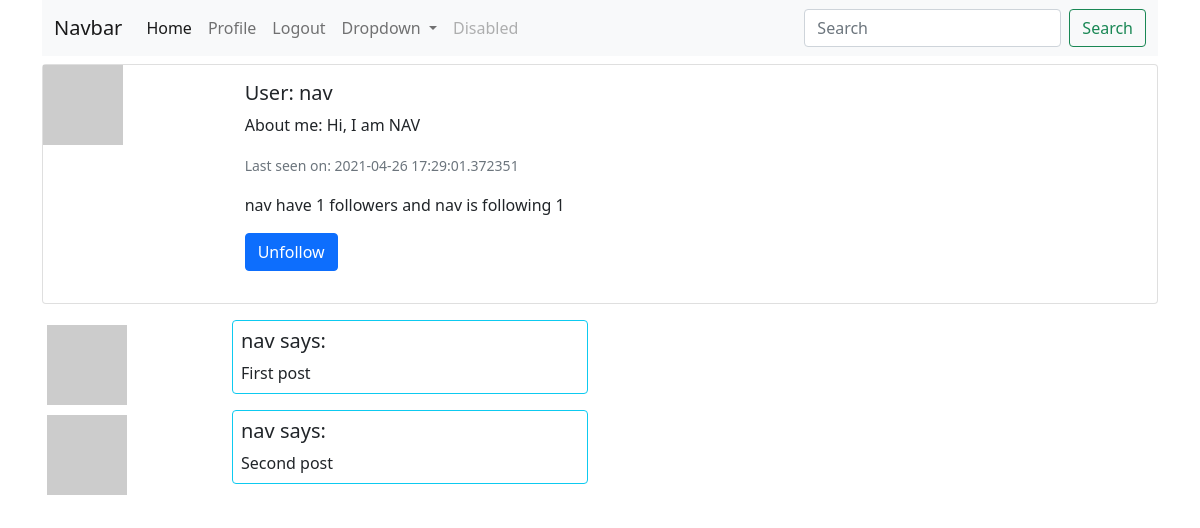
The app's page /user/nav (signed in), older data.
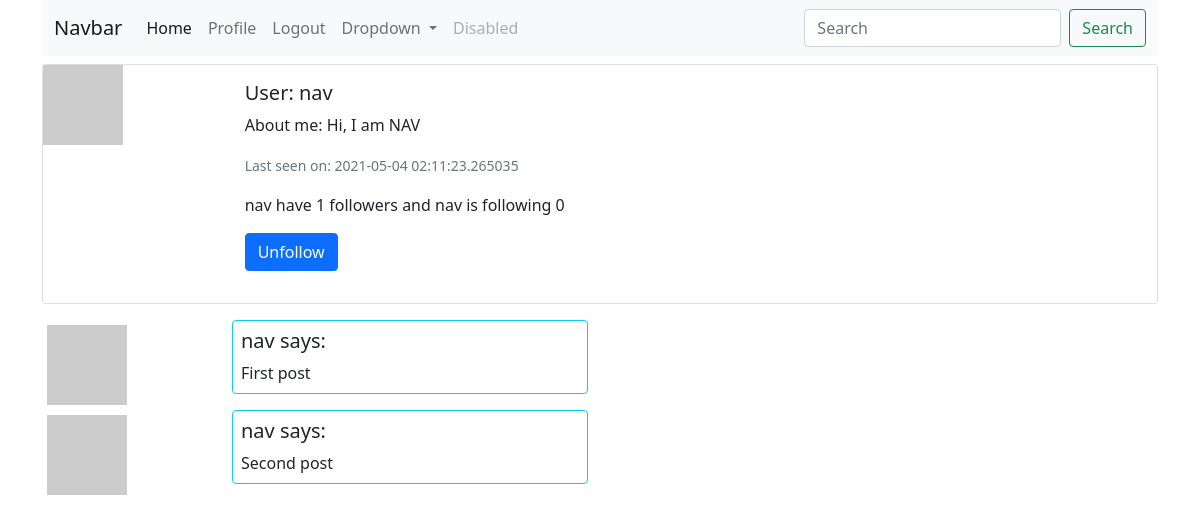
The same page, newer data.
### app/models.py (models this page shows, shortened)
class User(UserMixin, db.Model):
    id = db.Column(db.Integer, primary_key=True)
    username = db.Column(db.String(64), index=True, unique=True)
    email = db.Column(db.String(120), index=True, unique=True)
    password_hash = db.Column(db.String(128))
    posts = db.relationship('Post', backref='author', lazy='dynamic')
    about_me = db.Column(db.String(140))
    last_seen = db.Column(db.DateTime, default=datetime.utcnow)
    followed = db.relationship(
        'User', secondary=followers,
        primaryjoin = (followers.c.follower_id == id),
        secondaryjoin = (followers.c.followed_id == id),
        backref = db.backref('followers', lazy='dynamic'), lazy='dynamic')
    def avatar(self, size):
        digest = md5(self.email.lower().encode('utf-8')).hexdigest()
        return f'https://gravatar.com/avatar/{digest}?d=identicon&s={size}'
    def is_following(self, user):
        return self.followed.filter(
            followers.c.followed_id == user.id).count() > 0

### app/routes.py (the view)
@app.route('/user/<username>')
@login_required
def user(username):
    form = EmptyForm()
    user = User.query.filter_by(username=username).first_or_404()
    posts = [
        {'author': user, 'body': 'First post'},
        {'author': user, 'body': 'Second post'}
    ]
    return render_template('user.html', title=username, user=user, posts=posts, form=form)

### app/forms.py
class EmptyForm(FlaskForm):
    submit = SubmitField('Follow/unfollow')

### app/models.py (called while the page is built)
@login.user_loader
def load_user(id):
    return User.query.get(int(id))

### app/routes.py (called while the page is built)
@app.before_request
def before_request():
    if current_user.is_authenticated:
        current_user.last_seen = datetime.utcnow()
        db.session.commit()

### app/templates/user.html (shortened to what this page needs)
{% extends 'base.html' %}
{% block content %}
<div class="card mb-3">
    <div class="row g-0">
        <div class="col-md-2">
            <img src="{{ user.avatar(64) }}" alt="avatar of {{ user.username }}">
        </div>
        <div class="col-md-4">
            <div class="card-body">
                <h5 class="card-title">User: {{ user.username }}</h5>
                {% if user.about_me %}<p class="card-text">About me: {{ user.about_me }}</p>{% endif %}
                {% if user.last_seen %}<p class="card-text"><small class="text-muted">Last seen on: {{ user.last_seen }}</small></p>{% endif %}
                <p>{{ user.username }} have {{ user.followers.count() }} followers and {{ user.username }} is following {{ user.followed.count() }}</p>
                {% if user == current_user %}
                <a href="{{ url_for('edit_profile') }}" class="card-link">Edit your profile</a>
                {% else %}
                <p>
                    <form action="{{ url_for('unfollow', username=user.username) }}" method="POST">
                        {{ form.submit(value='Unfollow', class_="btn btn-primary") }}
                    </form>
                </p>
                {% endif %}
            </div>
        </div>
    </div>
</div>
{% for post in posts %}
{% include '_post.html' %}
{% endfor %}
{% endblock content %}

### app/templates/base.html (shortened to what this page needs)
<!DOCTYPE html>
<html lang="en">
<head>
    <link href="{{ url_for('static', filename='css/bootstrap.min.css') }}" rel="stylesheet">
</head>
<body>
    <div class="container">
        {% include '_navbar.html' %}
        {% block content %}{% endblock %}
    </div>
</body>
</html>

### app/templates/_navbar.html (shortened to what this page needs)
<nav class="navbar navbar-expand-lg navbar-light bg-light mb-2">
    <div class="container-fluid">
      <a class="navbar-brand" href="#">Navbar</a>
      <div class="collapse navbar-collapse" id="navbarSupportedContent">
        <ul class="navbar-nav me-auto mb-2 mb-lg-0">
          <li class="nav-item">
            <a class="nav-link active" aria-current="page" href="{{ url_for('index') }}">Home</a>
          </li>
          {% if current_user.is_authenticated %}
          <li class="nav-item">
            <a class="nav-link" href="{{ url_for('user', username=current_user.username) }}">Profile</a>
          </li>
          {% endif %}
          <li class="nav-item">
            {% if current_user.is_anonymous %}
            <a class="nav-link" href="{{ url_for('login') }}">Login</a>
            {% else %}
            <a class="nav-link" href="{{ url_for('logout') }}">Logout</a>
            {% endif %}
          </li>
          <li class="nav-item dropdown">
            <a class="nav-link dropdown-toggle" href="#" id="navbarDropdown" role="button" data-bs-toggle="dropdown" aria-expanded="false">
              Dropdown
            </a>
          </li>
          <li class="nav-item">
            <a class="nav-link disabled" href="#" tabindex="-1" aria-disabled="true">Disabled</a>
          </li>
        </ul>
        <form class="d-flex">
          <input class="form-control me-2" type="search" placeholder="Search" aria-label="Search">
          <button class="btn btn-outline-success" type="submit">Search</button>
        </form>
      </div>
    </div>
  </nav>

### app/templates/_post.html
<div class="row justify-content-start">
    <div class="col-2">
        <img src="{{ user.avatar(36) }}" alt="avatar of {{ user.username }}" class="img-thumbnail border-white">
    </div>
    <div class="col-4">
        <div class="card mb-2 border-info">
            <div class="card-body p-2">
                <h5 class="card-title">{{ post.author.username }} says:</h5>
                <p class="card-text">{{ post.body }}</p>
            </div>
        </div>
    </div>
</div>

Row changes from the older to the newer data that the page shows:
changed User "nav": last_seen "2021-04-26 17:29:01.372351" → "2021-05-04 02:11:23.265035"
Text that changed along with them:
{{ user.followed.count() }}: "1" → "0"
